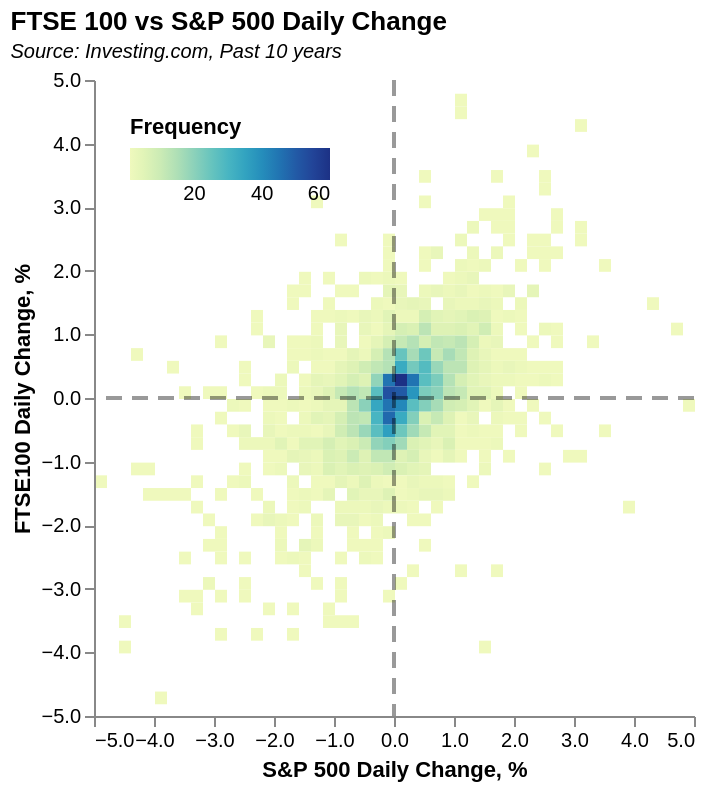

Source (Vega-Lite JSON):
### Vega-Lite specification from a JSON file in a GitHub repository (floating-point values rounded to 4 significant figures; data arrays with more than 128 entries replaced by an {"elided": "..."} marker saying what was removed)
{"$schema": "https://vega.github.io/schema/vega-lite/v5.json", "title": {"text": "FTSE 100 vs S&P 500 Daily Change", "subtitle": ["Source: Investing.com, Past 10 years"], "subtitleFontStyle": "italic", "subtitleFontSize": 10, "anchor": "start", "color": "black"}, "config": {"background": "white", "view": {"stroke": "transparent"}}, "data": {"values": {"elided": "2474 records"}}, "height": 318, "width": "container", "transform": [{"filter": "datum.SP_500_Change<5"}, {"filter": "datum.FTSE100_Change<5"}, {"filter": "datum.SP_500_Change>-5"}, {"filter": "datum.FTSE100_Change>-5"}], "layer": [{"mark": "rect", "encoding": {"x": {"bin": {"maxbins": 50}, "field": "SP_500_Change", "type": "quantitative", "title": "S&P 500 Daily Change, %", "axis": {"values": [-5, -4, -3, -2, -1, 0, 1, 2, 3, 4, 5]}}, "y": {"bin": {"maxbins": 50}, "field": "FTSE100_Change", "type": "quantitative", "title": "FTSE100 Daily Change, %", "axis": {"values": [-5, -4, -3, -2, -1, 0, 1, 2, 3, 4, 5]}}, "color": {"aggregate": "count", "type": "quantitative", "title": "Frequency", "legend": {"orient": "top-left"}}, "tooltip": [{"aggregate": "count", "type": "quantitative", "title": "Frequency"}]}}, {"data": {"values": [{}]}, "mark": {"type": "rule", "strokeDash": [8, 5], "size": 2, "color": "black", "opacity": 0.4}, "encoding": {"y": {"datum": 0}}}, {"data": {"values": [{}]}, "mark": {"type": "rule", "strokeDash": [8, 5], "size": 2, "color": "black", "opacity": 0.4}, "encoding": {"x": {"datum": 0}}}]}
